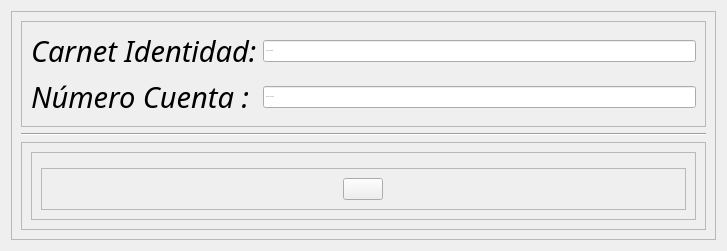
                  <widget class="QWidget" name="pagina_mostrar_datos">
                   <layout class="QVBoxLayout" name="verticalLayout_45">
                    <item>
                     <widget class="QFrame" name="frame_36">
                      <property name="frameShape">
                       <enum>QFrame::StyledPanel</enum>
                      </property>
                      <property name="frameShadow">
                       <enum>QFrame::Raised</enum>
                      </property>
                      <layout class="QVBoxLayout" name="verticalLayout_40">
                       <item>
                        <widget class="QFrame" name="frame_37">
                         <property name="frameShape">
                          <enum>QFrame::StyledPanel</enum>
                         </property>
                         <property name="frameShadow">
                          <enum>QFrame::Raised</enum>
                         </property>
                         <layout class="QVBoxLayout" name="verticalLayout_41">
                          <item>
                           <layout class="QVBoxLayout" name="verticalLayout_42">
                            <item>
                             <layout class="QHBoxLayout" name="horizontalLayout_31">
                              <item>
                               <widget class="QLabel" name="label_16">
                                <property name="font">
                                 <font>
                                  <family>Roboto Bk</family>
                                  <pointsize>22</pointsize>
                                  <weight>50</weight>
                                  <italic>true</italic>
                                  <bold>false</bold>
                                 </font>
                                </property>
                                <property name="cursor">
                                 <cursorShape>PointingHandCursor</cursorShape>
                                </property>
                                <property name="text">
                                 <string>Carnet Identidad:</string>
                                </property>
                               </widget>
                              </item>
                              <item>
                               <widget class="QLineEdit" name="siete_carnet">
                                <property name="font">
                                 <font>
                                  <pointsize>-1</pointsize>
                                 </font>
                                </property>
                                <property name="inputMask">
                                 <string/>
                                </property>
                                <property name="placeholderText">
                                 <string>Carnet Identidad :</string>
                                </property>
                                <property name="cursorMoveStyle">
                                 <enum>Qt::VisualMoveStyle</enum>
                                </property>
                               </widget>
                              </item>
                             </layout>
                            </item>
                            <item>
                             <layout class="QHBoxLayout" name="horizontalLayout_32">
                              <item>
                               <widget class="QLabel" name="label_28">
                                <property name="font">
                                 <font>
                                  <family>Roboto Bk</family>
                                  <pointsize>22</pointsize>
                                  <weight>50</weight>
                                  <italic>true</italic>
                                  <bold>false</bold>
                                 </font>
                                </property>
                                <property name="cursor">
                                 <cursorShape>PointingHandCursor</cursorShape>
                                </property>
                                <property name="text">
                                 <string>Número Cuenta : </string>
                                </property>
                               </widget>
                              </item>
                              <item>
                               <widget class="QLineEdit" name="siete_cuenta">
                                <property name="font">
                                 <font>
                                  <pointsize>-1</pointsize>
                                 </font>
                                </property>
                                <property name="inputMask">
                                 <string/>
                                </property>
                                <property name="placeholderText">
                                 <string>Número de cuenta :</string>
                                </property>
                                <property name="cursorMoveStyle">
                                 <enum>Qt::VisualMoveStyle</enum>
                                </property>
                               </widget>
                              </item>
                             </layout>
                            </item>
                           </layout>
                          </item>
                         </layout>
                        </widget>
                       </item>
                       <item>
                        <widget class="Line" name="line_6">
                         <property name="orientation">
                          <enum>Qt::Horizontal</enum>
                         </property>
                        </widget>
                       </item>
                       <item>
                        <widget class="QFrame" name="frame_38">
                         <property name="frameShape">
                          <enum>QFrame::StyledPanel</enum>
                         </property>
                         <property name="frameShadow">
                          <enum>QFrame::Raised</enum>
                         </property>
                         <property name="lineWidth">
                          <number>15</number>
                         </property>
                         <layout class="QVBoxLayout" name="verticalLayout_43">
                          <item>
                           <widget class="QFrame" name="frame_39">
                            <property name="frameShape">
                             <enum>QFrame::StyledPanel</enum>
                            </property>
                            <property name="frameShadow">
                             <enum>QFrame::Raised</enum>
                            </property>
                            <layout class="QVBoxLayout" name="verticalLayout_44">
                             <item>
                              <widget class="QFrame" name="frame_40">
                               <property name="frameShape">
                                <enum>QFrame::StyledPanel</enum>
                               </property>
                               <property name="frameShadow">
                                <enum>QFrame::Raised</enum>
                               </property>
                               <property name="lineWidth">
                                <number>1</number>
                               </property>
                              </widget>
                             </item>
                             <item>
                              <widget class="QFrame" name="frame_41">
                               <property name="frameShape">
                                <enum>QFrame::StyledPanel</enum>
                               </property>
                               <property name="frameShadow">
                                <enum>QFrame::Raised</enum>
                               </property>
                               <layout class="QHBoxLayout" name="horizontalLayout_33">
                                <item>
                                 <spacer name="horizontalSpacer_18">
                                  <property name="orientation">
                                   <enum>Qt::Horizontal</enum>
                                  </property>
                                  <property name="sizeHint" stdset="0">
                                   <size>
                                    <width>292</width>
                                    <height>20</height>
                                   </size>
                                  </property>
                                 </spacer>
                                </item>
                                <item>
                                 <widget class="QPushButton" name="pushButton_15">
                                  <property name="cursor">
                                   <cursorShape>PointingHandCursor</cursorShape>
                                  </property>
                                  <property name="styleSheet">
                                   <string notr="true"/>
                                  </property>
                                  <property name="text">
                                   <string/>
                                  </property>
                                  <property name="icon">
                                   <iconset resource="helpers.qrc">
                                    <normaloff>:/img (13).png</normaloff>:/img (13).png</iconset>
                                  </property>
                                  <property name="iconSize">
                                   <size>
                                    <width>70</width>
                                    <height>70</height>
                                   </size>
                                  </property>
                                 </widget>
                                </item>
                                <item>
                                 <spacer name="horizontalSpacer_19">
                                  <property name="orientation">
                                   <enum>Qt::Horizontal</enum>
                                  </property>
                                  <property name="sizeHint" stdset="0">
                                   <size>
                                    <width>293</width>
                                    <height>20</height>
                                   </size>
                                  </property>
                                 </spacer>
                                </item>
                               </layout>
                              </widget>
                             </item>
                            </layout>
                           </widget>
                          </item>
                         </layout>
                        </widget>
                       </item>
                      </layout>
                     </widget>
                    </item>
                   </layout>
                  </widget>
